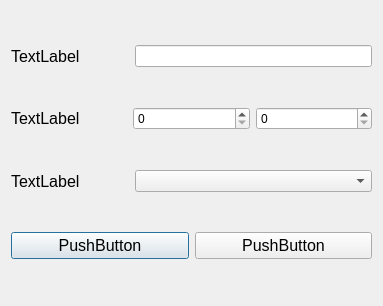
<?xml version="1.0" encoding="UTF-8"?>
<ui version="4.0">
 <class>Dialog</class>
 <widget class="QDialog" name="Dialog">
  <property name="geometry">
   <rect>
    <x>0</x>
    <y>0</y>
    <width>383</width>
    <height>306</height>
   </rect>
  </property>
  <property name="windowTitle">
   <string>Dialog</string>
  </property>
  <layout class="QVBoxLayout" name="verticalLayout">
   <item>
    <layout class="QHBoxLayout" name="horizontalLayout" stretch="1,2">
     <item>
      <widget class="QLabel" name="nameLabel">
       <property name="font">
        <font>
         <pointsize>12</pointsize>
        </font>
       </property>
       <property name="text">
        <string>TextLabel</string>
       </property>
      </widget>
     </item>
     <item>
      <widget class="QLineEdit" name="nameEdit"/>
     </item>
    </layout>
   </item>
   <item>
    <layout class="QHBoxLayout" name="horizontalLayout_2">
     <item>
      <widget class="QLabel" name="timeLabel">
       <property name="font">
        <font>
         <pointsize>12</pointsize>
        </font>
       </property>
       <property name="text">
        <string>TextLabel</string>
       </property>
      </widget>
     </item>
     <item>
      <widget class="QSpinBox" name="hoursSpin">
       <property name="maximum">
        <number>23</number>
       </property>
      </widget>
     </item>
     <item>
      <widget class="QSpinBox" name="minutesSpin">
       <property name="maximum">
        <number>59</number>
       </property>
      </widget>
     </item>
    </layout>
   </item>
   <item>
    <layout class="QHBoxLayout" name="horizontalLayout_3" stretch="1,2">
     <item>
      <widget class="QLabel" name="repLabel">
       <property name="font">
        <font>
         <pointsize>12</pointsize>
        </font>
       </property>
       <property name="text">
        <string>TextLabel</string>
       </property>
      </widget>
     </item>
     <item>
      <widget class="QComboBox" name="repBox"/>
     </item>
    </layout>
   </item>
   <item>
    <layout class="QHBoxLayout" name="horizontalLayout_4">
     <item>
      <widget class="QPushButton" name="cancelButton">
       <property name="font">
        <font>
         <pointsize>12</pointsize>
        </font>
       </property>
       <property name="text">
        <string>PushButton</string>
       </property>
      </widget>
     </item>
     <item>
      <widget class="QPushButton" name="okButton">
       <property name="font">
        <font>
         <pointsize>12</pointsize>
        </font>
       </property>
       <property name="text">
        <string>PushButton</string>
       </property>
      </widget>
     </item>
    </layout>
   </item>
  </layout>
 </widget>
 <resources/>
 <connections/>
</ui>
